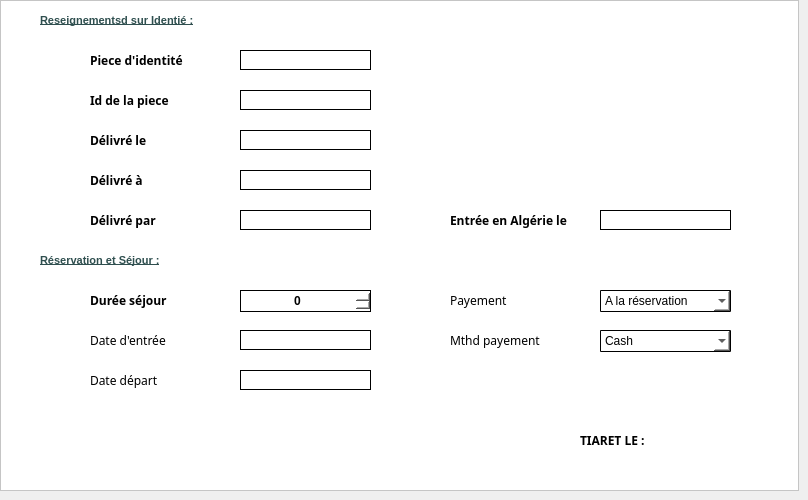
      <widget class="QWidget" name="tab">
       <attribute name="title">
        <string>Identité et payement</string>
       </attribute>
       <widget class="QFrame" name="frame">
        <property name="geometry">
         <rect>
          <x>0</x>
          <y>0</y>
          <width>799</width>
          <height>491</height>
         </rect>
        </property>
        <property name="styleSheet">
         <string notr="true">background:white;</string>
        </property>
        <property name="frameShape">
         <enum>QFrame::StyledPanel</enum>
        </property>
        <property name="frameShadow">
         <enum>QFrame::Raised</enum>
        </property>
        <widget class="QLabel" name="providerDTitle_2">
         <property name="geometry">
          <rect>
           <x>40</x>
           <y>250</y>
           <width>161</width>
           <height>21</height>
          </rect>
         </property>
         <property name="font">
          <font>
           <pointsize>8</pointsize>
           <weight>75</weight>
           <italic>false</italic>
           <bold>true</bold>
           <underline>true</underline>
          </font>
         </property>
         <property name="styleSheet">
          <string notr="true">QLabel{color:#2f4f4f;border : 0px}</string>
         </property>
         <property name="text">
          <string>Réservation et Séjour :</string>
         </property>
        </widget>
        <widget class="QLabel" name="providerDTitle_3">
         <property name="geometry">
          <rect>
           <x>40</x>
           <y>10</y>
           <width>181</width>
           <height>21</height>
          </rect>
         </property>
         <property name="font">
          <font>
           <pointsize>8</pointsize>
           <weight>75</weight>
           <italic>false</italic>
           <bold>true</bold>
           <underline>true</underline>
          </font>
         </property>
         <property name="styleSheet">
          <string notr="true">QLabel{color:#2f4f4f;border : 0px}</string>
         </property>
         <property name="text">
          <string>Reseignementsd sur Identié :</string>
         </property>
        </widget>
        <widget class="QLineEdit" name="clientIdPiece">
         <property name="geometry">
          <rect>
           <x>240</x>
           <y>50</y>
           <width>131</width>
           <height>20</height>
          </rect>
         </property>
         <property name="styleSheet">
          <string notr="true">background-color:white;border:1px solid;</string>
         </property>
        </widget>
        <widget class="QComboBox" name="clientPay">
         <property name="geometry">
          <rect>
           <x>600</x>
           <y>290</y>
           <width>131</width>
           <height>22</height>
          </rect>
         </property>
         <property name="font">
          <font>
           <weight>50</weight>
           <bold>false</bold>
          </font>
         </property>
         <property name="cursor">
          <cursorShape>PointingHandCursor</cursorShape>
         </property>
         <property name="styleSheet">
          <string notr="true">QComboBox{background-color:white;border : 1px solid; border-radius:1px;}</string>
         </property>
         <item>
          <property name="text">
           <string>A la réservation</string>
          </property>
         </item>
         <item>
          <property name="text">
           <string>Au départ</string>
          </property>
         </item>
        </widget>
        <widget class="QComboBox" name="clientPayMthd">
         <property name="geometry">
          <rect>
           <x>600</x>
           <y>330</y>
           <width>131</width>
           <height>22</height>
          </rect>
         </property>
         <property name="font">
          <font>
           <weight>50</weight>
           <bold>false</bold>
          </font>
         </property>
         <property name="cursor">
          <cursorShape>PointingHandCursor</cursorShape>
         </property>
         <property name="styleSheet">
          <string notr="true">QComboBox{background-color:white;border : 1px solid; border-radius:1px;}</string>
         </property>
         <item>
          <property name="text">
           <string>Cash</string>
          </property>
         </item>
         <item>
          <property name="text">
           <string>Cheque</string>
          </property>
         </item>
         <item>
          <property name="text">
           <string>Carte de crédit</string>
          </property>
         </item>
        </widget>
        <widget class="QPushButton" name="pushButton_7">
         <property name="geometry">
          <rect>
           <x>570</x>
           <y>30</y>
           <width>181</width>
           <height>81</height>
          </rect>
         </property>
         <property name="toolTip">
          <string>Restaurent Manager Solution</string>
         </property>
         <property name="styleSheet">
          <string notr="true">text-align:center; color : black; border: 0px solid #f96332; opacity:0.4;</string>
         </property>
         <property name="text">
          <string/>
         </property>
         <property name="icon">
          <iconset>
           <normaloff>../../IMAGES/Icons/bed.png</normaloff>../../IMAGES/Icons/bed.png</iconset>
         </property>
         <property name="iconSize">
          <size>
           <width>100</width>
           <height>75</height>
          </size>
         </property>
        </widget>
        <widget class="QPushButton" name="pushButton_9">
         <property name="geometry">
          <rect>
           <x>90</x>
           <y>50</y>
           <width>131</width>
           <height>21</height>
          </rect>
         </property>
         <property name="font">
          <font>
           <family>Calibri Light</family>
           <pointsize>9</pointsize>
           <weight>75</weight>
           <bold>true</bold>
          </font>
         </property>
         <property name="toolTip">
          <string>Nombre de Fournisseurs Enregistrés</string>
         </property>
         <property name="styleSheet">
          <string notr="true">QPushButton{background-color :white;color:black;border:0px;text-align:left;}</string>
         </property>
         <property name="text">
          <string>Piece d'identité</string>
         </property>
         <property name="icon">
          <iconset>
           <normaloff>../../IMAGES/Icons/client.png</normaloff>../../IMAGES/Icons/client.png</iconset>
         </property>
        </widget>
        <widget class="QPushButton" name="pushButton_20">
         <property name="geometry">
          <rect>
           <x>90</x>
           <y>330</y>
           <width>131</width>
           <height>21</height>
          </rect>
         </property>
         <property name="font">
          <font>
           <family>Calibri Light</family>
           <pointsize>9</pointsize>
          </font>
         </property>
         <property name="toolTip">
          <string>Nombre de Fournisseurs Enregistrés</string>
         </property>
         <property name="styleSheet">
          <string notr="true">QPushButton{background-color :white;color:black;border:0px;text-align:left;}</string>
         </property>
         <property name="text">
          <string>Date d'entrée</string>
         </property>
         <property name="icon">
          <iconset>
           <normaloff>../../IMAGES/Icons/calendar.png</normaloff>../../IMAGES/Icons/calendar.png</iconset>
         </property>
        </widget>
        <widget class="QPushButton" name="pushButton_21">
         <property name="geometry">
          <rect>
           <x>90</x>
           <y>370</y>
           <width>91</width>
           <height>21</height>
          </rect>
         </property>
         <property name="font">
          <font>
           <family>Calibri Light</family>
           <pointsize>9</pointsize>
          </font>
         </property>
         <property name="toolTip">
          <string>Nombre de Fournisseurs Enregistrés</string>
         </property>
         <property name="styleSheet">
          <string notr="true">QPushButton{background-color :white;color:black;border:0px;text-align:left;}</string>
         </property>
         <property name="text">
          <string>Date départ</string>
         </property>
         <property name="icon">
          <iconset>
           <normaloff>../../IMAGES/Icons/calendar.png</normaloff>../../IMAGES/Icons/calendar.png</iconset>
         </property>
        </widget>
        <widget class="QPushButton" name="pushButton_22">
         <property name="geometry">
          <rect>
           <x>450</x>
           <y>330</y>
           <width>101</width>
           <height>21</height>
          </rect>
         </property>
         <property name="font">
          <font>
           <family>Calibri Light</family>
           <pointsize>9</pointsize>
          </font>
         </property>
         <property name="toolTip">
          <string>Nombre de Fournisseurs Enregistrés</string>
         </property>
         <property name="styleSheet">
          <string notr="true">QPushButton{background-color :white;color:black;border:0px;text-align:left;}</string>
         </property>
         <property name="text">
          <string>Mthd payement</string>
         </property>
         <property name="icon">
          <iconset>
           <normaloff>../../IMAGES/Icons/calendar.png</normaloff>../../IMAGES/Icons/calendar.png</iconset>
         </property>
        </widget>
        <widget class="QPushButton" name="pushButton_23">
         <property name="geometry">
          <rect>
           <x>450</x>
           <y>290</y>
           <width>131</width>
           <height>21</height>
          </rect>
         </property>
         <property name="font">
          <font>
           <family>Calibri Light</family>
           <pointsize>9</pointsize>
          </font>
         </property>
         <property name="toolTip">
          <string>Nombre de Fournisseurs Enregistrés</string>
         </property>
         <property name="styleSheet">
          <string notr="true">QPushButton{background-color :white;color:black;border:0px;text-align:left;}</string>
         </property>
         <property name="text">
          <string>Payement</string>
         </property>
         <property name="icon">
          <iconset>
           <normaloff>../../IMAGES/Icons/calendar.png</normaloff>../../IMAGES/Icons/calendar.png</iconset>
         </property>
        </widget>
        <widget class="QLineEdit" name="clientDateIn">
         <property name="geometry">
          <rect>
           <x>240</x>
           <y>330</y>
           <width>131</width>
           <height>20</height>
          </rect>
         </property>
         <property name="font">
          <font>
           <pointsize>9</pointsize>
           <weight>75</weight>
           <bold>true</bold>
          </font>
         </property>
         <property name="styleSheet">
          <string notr="true">background-color:white;border:1px solid;</string>
         </property>
         <property name="text">
          <string/>
         </property>
         <property name="alignment">
          <set>Qt::AlignCenter</set>
         </property>
        </widget>
        <widget class="QLineEdit" name="clientDateOut">
         <property name="geometry">
          <rect>
           <x>240</x>
           <y>370</y>
           <width>131</width>
           <height>20</height>
          </rect>
         </property>
         <property name="font">
          <font>
           <pointsize>9</pointsize>
           <weight>75</weight>
           <bold>true</bold>
          </font>
         </property>
         <property name="styleSheet">
          <string notr="true">background-color:white;border:1px solid;</string>
         </property>
         <property name="alignment">
          <set>Qt::AlignCenter</set>
         </property>
        </widget>
        <widget class="QPushButton" name="pushButton_42">
         <property name="geometry">
          <rect>
           <x>90</x>
           <y>290</y>
           <width>101</width>
           <height>21</height>
          </rect>
         </property>
         <property name="font">
          <font>
           <family>Calibri Light</family>
           <pointsize>9</pointsize>
           <weight>75</weight>
           <bold>true</bold>
          </font>
         </property>
         <property name="toolTip">
          <string>Nombre de Fournisseurs Enregistrés</string>
         </property>
         <property name="styleSheet">
          <string notr="true">QPushButton{background-color :white;color:black;border:0px;text-align:left;}</string>
         </property>
         <property name="text">
          <string>Durée séjour</string>
         </property>
         <property name="icon">
          <iconset>
           <normaloff>../../IMAGES/Icons/client.png</normaloff>../../IMAGES/Icons/client.png</iconset>
         </property>
        </widget>
        <widget class="QSpinBox" name="clientStay">
         <property name="geometry">
          <rect>
           <x>240</x>
           <y>290</y>
           <width>131</width>
           <height>22</height>
          </rect>
         </property>
         <property name="font">
          <font>
           <pointsize>9</pointsize>
           <weight>75</weight>
           <bold>true</bold>
          </font>
         </property>
         <property name="styleSheet">
          <string notr="true">border:1px solid;</string>
         </property>
         <property name="alignment">
          <set>Qt::AlignCenter</set>
         </property>
        </widget>
        <widget class="QLineEdit" name="clientId">
         <property name="geometry">
          <rect>
           <x>240</x>
           <y>90</y>
           <width>131</width>
           <height>20</height>
          </rect>
         </property>
         <property name="styleSheet">
          <string notr="true">background-color:white;border:1px solid;</string>
         </property>
        </widget>
        <widget class="QPushButton" name="pushButton_10">
         <property name="geometry">
          <rect>
           <x>90</x>
           <y>90</y>
           <width>131</width>
           <height>21</height>
          </rect>
         </property>
         <property name="font">
          <font>
           <family>Calibri Light</family>
           <pointsize>9</pointsize>
           <weight>75</weight>
           <bold>true</bold>
          </font>
         </property>
         <property name="toolTip">
          <string>Nombre de Fournisseurs Enregistrés</string>
         </property>
         <property name="styleSheet">
          <string notr="true">QPushButton{background-color :white;color:black;border:0px;text-align:left;}</string>
         </property>
         <property name="text">
          <string>Id de la piece</string>
         </property>
         <property name="icon">
          <iconset>
           <normaloff>../../IMAGES/Icons/client.png</normaloff>../../IMAGES/Icons/client.png</iconset>
         </property>
        </widget>
        <widget class="QLineEdit" name="clientIdDate">
         <property name="geometry">
          <rect>
           <x>240</x>
           <y>130</y>
           <width>131</width>
           <height>20</height>
          </rect>
         </property>
         <property name="styleSheet">
          <string notr="true">background-color:white;border:1px solid;</string>
         </property>
        </widget>
        <widget class="QPushButton" name="pushButton_11">
         <property name="geometry">
          <rect>
           <x>90</x>
           <y>130</y>
           <width>131</width>
           <height>21</height>
          </rect>
         </property>
         <property name="font">
          <font>
           <family>Calibri Light</family>
           <pointsize>9</pointsize>
           <weight>75</weight>
           <bold>true</bold>
          </font>
         </property>
         <property name="toolTip">
          <string>Nombre de Fournisseurs Enregistrés</string>
         </property>
         <property name="styleSheet">
          <string notr="true">QPushButton{background-color :white;color:black;border:0px;text-align:left;}</string>
         </property>
         <property name="text">
          <string>Délivré le</string>
         </property>
         <property name="icon">
          <iconset>
           <normaloff>../../IMAGES/Icons/client.png</normaloff>../../IMAGES/Icons/client.png</iconset>
         </property>
        </widget>
        <widget class="QLineEdit" name="clientIdAt">
         <property name="geometry">
          <rect>
           <x>240</x>
           <y>170</y>
           <width>131</width>
           <height>20</height>
          </rect>
         </property>
         <property name="styleSheet">
          <string notr="true">background-color:white;border:1px solid;</string>
         </property>
        </widget>
        <widget class="QPushButton" name="pushButton_12">
         <property name="geometry">
          <rect>
           <x>90</x>
           <y>170</y>
           <width>131</width>
           <height>21</height>
          </rect>
         </property>
         <property name="font">
          <font>
           <family>Calibri Light</family>
           <pointsize>9</pointsize>
           <weight>75</weight>
           <bold>true</bold>
          </font>
         </property>
         <property name="toolTip">
          <string>Nombre de Fournisseurs Enregistrés</string>
         </property>
         <property name="styleSheet">
          <string notr="true">QPushButton{background-color :white;color:black;border:0px;text-align:left;}</string>
         </property>
         <property name="text">
          <string>Délivré à</string>
         </property>
         <property name="icon">
          <iconset>
           <normaloff>../../IMAGES/Icons/client.png</normaloff>../../IMAGES/Icons/client.png</iconset>
         </property>
        </widget>
        <widget class="QLineEdit" name="clientIdBy">
         <property name="geometry">
          <rect>
           <x>240</x>
           <y>210</y>
           <width>131</width>
           <height>20</height>
          </rect>
         </property>
         <property name="styleSheet">
          <string notr="true">background-color:white;border:1px solid;</string>
         </property>
        </widget>
        <widget class="QPushButton" name="pushButton_13">
         <property name="geometry">
          <rect>
           <x>90</x>
           <y>210</y>
           <width>131</width>
           <height>21</height>
          </rect>
         </property>
         <property name="font">
          <font>
           <family>Calibri Light</family>
           <pointsize>9</pointsize>
           <weight>75</weight>
           <bold>true</bold>
          </font>
         </property>
         <property name="toolTip">
          <string>Nombre de Fournisseurs Enregistrés</string>
         </property>
         <property name="styleSheet">
          <string notr="true">QPushButton{background-color :white;color:black;border:0px;text-align:left;}</string>
         </property>
         <property name="text">
          <string>Délivré par</string>
         </property>
         <property name="icon">
          <iconset>
           <normaloff>../../IMAGES/Icons/client.png</normaloff>../../IMAGES/Icons/client.png</iconset>
         </property>
        </widget>
        <widget class="QLineEdit" name="clientEnter">
         <property name="geometry">
          <rect>
           <x>600</x>
           <y>210</y>
           <width>131</width>
           <height>20</height>
          </rect>
         </property>
         <property name="styleSheet">
          <string notr="true">background-color:white;border:1px solid;</string>
         </property>
        </widget>
        <widget class="QPushButton" name="pushButton_14">
         <property name="geometry">
          <rect>
           <x>450</x>
           <y>210</y>
           <width>141</width>
           <height>21</height>
          </rect>
         </property>
         <property name="font">
          <font>
           <family>Calibri Light</family>
           <pointsize>9</pointsize>
           <weight>75</weight>
           <bold>true</bold>
          </font>
         </property>
         <property name="toolTip">
          <string>Nombre de Fournisseurs Enregistrés</string>
         </property>
         <property name="styleSheet">
          <string notr="true">QPushButton{background-color :white;color:black;border:0px;text-align:left;}</string>
         </property>
         <property name="text">
          <string>Entrée en Algérie le</string>
         </property>
         <property name="icon">
          <iconset>
           <normaloff>../../IMAGES/Icons/client.png</normaloff>../../IMAGES/Icons/client.png</iconset>
         </property>
        </widget>
        <widget class="QLineEdit" name="clientDateIn_2">
         <property name="geometry">
          <rect>
           <x>650</x>
           <y>430</y>
           <width>131</width>
           <height>20</height>
          </rect>
         </property>
         <property name="font">
          <font>
           <weight>75</weight>
           <bold>true</bold>
          </font>
         </property>
         <property name="styleSheet">
          <string notr="true">background-color:white;border:0px solid;</string>
         </property>
         <property name="text">
          <string/>
         </property>
        </widget>
        <widget class="QPushButton" name="pushButton_24">
         <property name="geometry">
          <rect>
           <x>580</x>
           <y>430</y>
           <width>71</width>
           <height>21</height>
          </rect>
         </property>
         <property name="font">
          <font>
           <family>Calibri Light</family>
           <pointsize>9</pointsize>
           <weight>75</weight>
           <bold>true</bold>
          </font>
         </property>
         <property name="toolTip">
          <string>Nombre de Fournisseurs Enregistrés</string>
         </property>
         <property name="styleSheet">
          <string notr="true">QPushButton{background-color :white;color:black;border:0px;text-align:left;}</string>
         </property>
         <property name="text">
          <string>TIARET LE :</string>
         </property>
        </widget>
       </widget>
      </widget>
